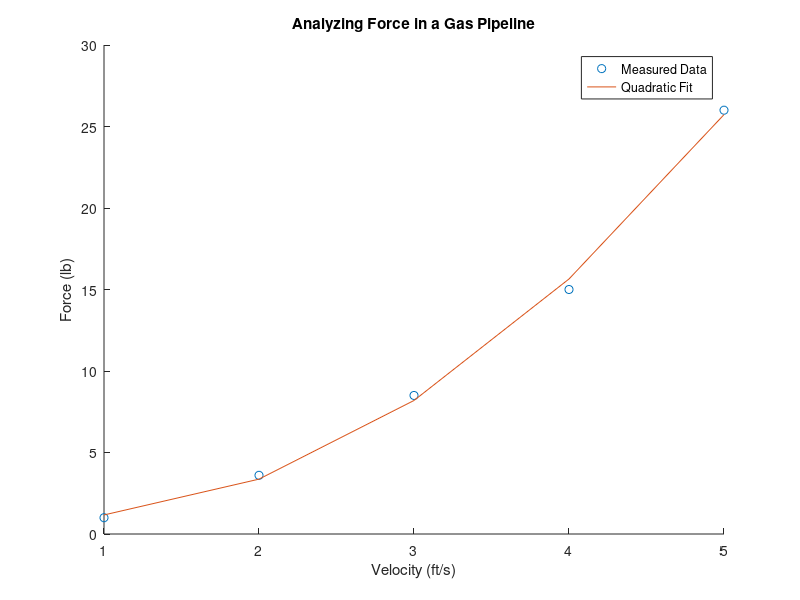

Reproduce this figure in MATLAB. (Note: this script raises an error after producing the figure.)
% Shelley Wei
% ENGR 130
% Lecture 14
% 12/5/23

%% Practice 1
clear; clc; close all;

year = [1950:1999,1900:1916]; % year vector with errors

goodYears = year(year > 1949); % collect correct years
bugYears = year(year < 1950); % collect incorrect years
correctedList = [goodYears, bugYears+100]; % combine originally correct and corrected incorrect years

%% Practice 2
clear; clc; close all;

vMeas = [1:5];
fMeas = [1, 3.6, 8.5, 15, 26];

coeff = polyfit(vMeas, fMeas, 2);
fFit = polyval(coeff, vMeas);

hold on;
plot(vMeas, fMeas, "o");
plot(vMeas, fFit);
hold off;

title("Analyzing Force in a Gas Pipeline");
xlabel("Velocity (ft/s)");
ylabel("Force (lb)");
legend("Measured Data", "Quadratic Fit");

%% Practice 3
clear; clc; close all;

numWords = 43;

% initializing counter variables
less = 0;
four = 0;
more = 0;
count = 0;

% get input phrase
inFile = fopen("Lecture14_book.txt", "r");

% compile all words into vector
for k = 1:numWords
    in{k} = fscanf(inFile, "%s", 1);
end

fclose(inFile); % close file

for i = 1:length(in)
    w = in{i};
    if (strlength(w) < 4)
        less = less + 1;
        count(i) = 1;
    elseif (strlength(w) == 4)
        four = four + 1;
        count(i) = 0;
    else
        more = more + 1;
        count(i) = 1;
    end
end

out = in(count == 1);

fprintf("Four: %i\nLess: %i\nMore: %i\n", four, less, more);

outFile = fopen("Lectures\Lecture14_smallBook.txt", "w");

for k = 1:length(out)
    fprintf(outFile, "%s ", out{k});
end

fclose(outFile);